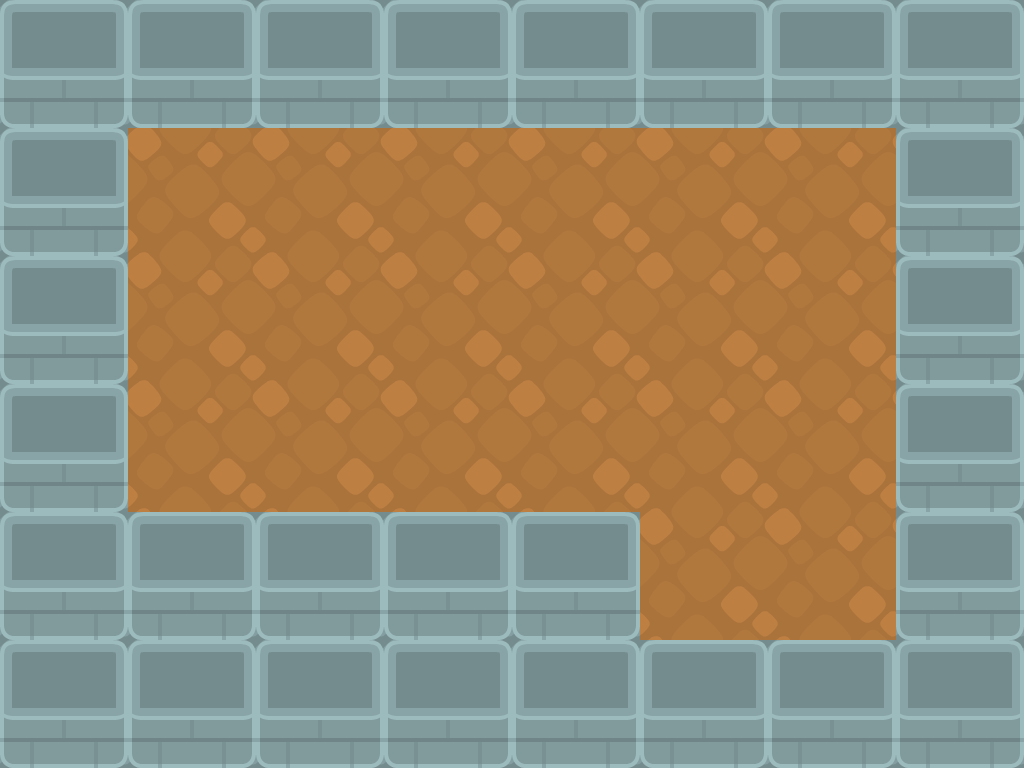

This is a level from a 2D game, rendered from its Tiled map with the project's own tilesets. A one-line summary and the map file follow, with tile-layer data summarised:
An orthogonal 8x6 tile map with 128x128 px tiles, 2 tile layers (ground, map_render) and 12 objects.

<map version="1.0" orientation="orthogonal" renderorder="right-down" width="8" height="6" tilewidth="128" tileheight="128" nextobjectid="16">
 <tileset firstgid="1" name="map_tileset" tilewidth="128" tileheight="128" tilecount="20" columns="5">
  <image source="../../_spritesheets/map_tileset.png" trans="ff00ff" width="640" height="512" />
 </tileset>
 <layer name="ground" width="8" height="6">
  <data>[48 cells, 48 non-empty, 2 distinct tile ids]</data>
 </layer>
 <objectgroup name="spawn">
  <object id="1" x="832" y="320" />
 </objectgroup>
 <objectgroup name="coll_objects">
  <object id="11" x="97.3333" y="0" width="860" height="125.333" />
  <object id="12" x="897.333" y="102.667" width="121.333" height="573.333" />
  <object id="13" x="613.333" y="644" width="296" height="112" />
  <object id="14" x="96" y="513.333" width="540" height="173.333" />
  <object id="15" x="1.33333" y="106.667" width="122.667" height="560" />
 </objectgroup>
 <layer name="map_render" width="8" height="6">
  <data>[48 cells, 28 non-empty, 1 distinct tile ids]</data>
 </layer>
 <objectgroup name="objectifs">
  <object id="5" gid="18" x="512" y="384" width="128" height="128" />
  <object id="6" gid="18" x="384" y="384" width="128" height="128" />
  <object id="7" gid="18" x="256" y="384" width="128" height="128" />
 </objectgroup>
 <objectgroup name="caisses">
  <object id="8" gid="11" x="640" y="384" width="128" height="128" />
  <object id="9" gid="11" x="512" y="384" width="128" height="128" />
  <object id="10" gid="11" x="384" y="384" width="128" height="128" />
 </objectgroup>
</map>
